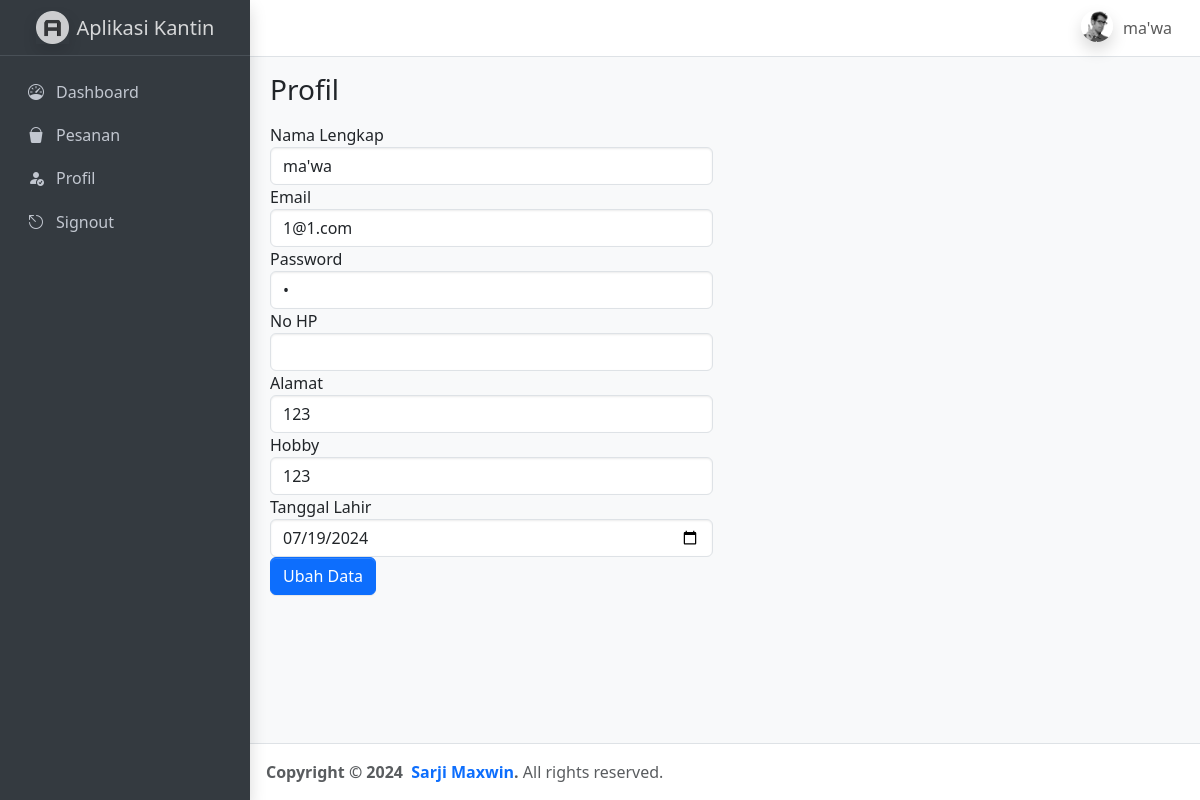
The app's page /profil.php (signed in) with its own data.
### tables this page shows
CREATE TABLE `tb_user` (
  `nama_lengkap` text NOT NULL,
  `email` varchar(50) NOT NULL,
  `password` text NOT NULL,
  `no_HP` text NOT NULL,
  `alamat` text NOT NULL,
  `hobby` text NOT NULL,
  `tanggal_lahir` date NOT NULL
);

### profil.php (the view, shortened to what this page needs)
<!DOCTYPE html>
<html lang="en">
<head>
    <link rel="stylesheet" href="https://cdn.jsdelivr.net/npm/@fontsource/source-sans-3@5.0.12/index.css">
    <link rel="stylesheet" href="https://cdn.jsdelivr.net/npm/overlayscrollbars@2.3.0/styles/overlayscrollbars.min.css">
    <link rel="stylesheet" href="https://cdn.jsdelivr.net/npm/bootstrap-icons@1.11.0/font/bootstrap-icons.min.css">
    <link rel="stylesheet" href="adminlte.css">
    <link rel="stylesheet" href="https://cdn.jsdelivr.net/npm/apexcharts@3.37.1/dist/apexcharts.css">
</head>
<body class="layout-fixed sidebar-expand-lg bg-body-tertiary">
    <?php include("header.php"); ?>
    <?php
    $email = $_SESSION['email'];
    ?>
    <?php include("sidebar.php"); ?>
    <?php include("koneksi.php"); ?>
    <main class="app-main">
        <div class="app-content-header">
            <div class="container-fluid">
                <div class="row">
                    <div class="col-sm-6">
                        <h3 class="mb-0">Profil</h3>
                    </div>
                </div>
            </div>
        </div>
        <div class="app-content">
            <div class="container-fluid">
                <div class="row">
                    <div class="col-lg-6">
                        <?php
                        $query = "SELECT * FROM tb_user WHERE email = '$email'";
                        $result = mysqli_query($conn, $query);
                        $row = mysqli_fetch_assoc($result);
                        ?>
                        <form method="POST" action="update_user.php">
                            <div class="form-group">
                                <label for="nama_lengkap">Nama Lengkap</label>
                                <input type="text" class="form-control" id="nama_lengkap" name="nama_lengkap" value="<?php echo $row['nama_lengkap']; ?>">
                            </div>
                            <div class="form-group">
                                <label for="email">Email</label>
                                <input type="email" class="form-control" id="email" name="email" value="<?php echo $row['email']; ?>" readonly>
                            </div>
                            <div class="form-group">
                                <label for="password">Password</label>
                                <input type="password" class="form-control" id="password" name="password" value="<?php echo $row['password']; ?>">
                            </div>
                            <div class="form-group">
                                <label for="no_HP">No HP</label>
                                <input type="text" class="form-control" id="no_HP" name="no_HP" value="<?php echo $row['no_HP']; ?>">
                            </div>
                            <div class="form-group">
                                <label for="alamat">Alamat</label>
                                <input type="text" class="form-control" id="alamat" name="alamat" value="<?php echo $row['alamat']; ?>">
                            </div>
                            <div class="form-group">
                                <label for="hobby">Hobby</label>
                                <input type="text" class="form-control" id="hobby" name="hobby" value="<?php echo $row['hobby']; ?>">
                            </div>
                            <div class="form-group">
                                <label for="tanggal_lahir">Tanggal Lahir</label>
                                <input type="date" class="form-control" id="tanggal_lahir" name="tanggal_lahir" value="<?php echo $row['tanggal_lahir']; ?>">
                            </div>
                            <button type="submit" class="btn btn-primary">Ubah Data</button>
                        </form>
                    </div>
                </div>
            </div>
        </div>
    </main>
    <?php include("footer.php"); ?>
</body>
</html>

### records on screen
tb_user: nama_lengkap "ma'wa", email "1@1.com", alamat "123", hobby "123", tanggal_lahir "07/19/2024"

### other values on screen
$_SESSION['nama'] "ma'wa"
